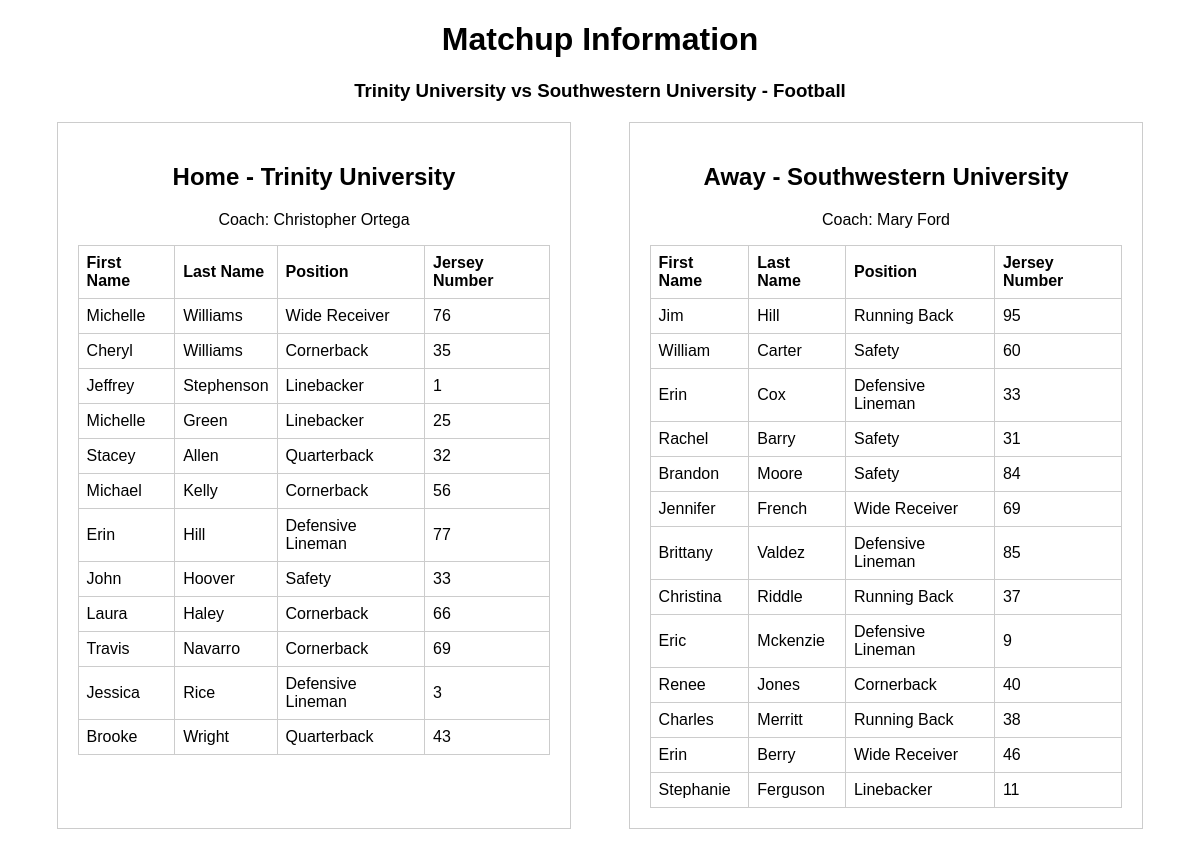
The app's page /team?team_id1=33&team_id2=25&game_id=9 with its own data.
### tables this page shows
CREATE TABLE SportingEvents (event_id INTEGER PRIMARY KEY, event_name TEXT, event_date DATE, event_location TEXT, home_team_id INTEGER, away_team_id INTEGER, sport_type TEXT);

CREATE TABLE Teams (team_id INTEGER PRIMARY KEY, team_name TEXT, team_location TEXT, team_logo_url TEXT, Sport text);

CREATE TABLE Coaches (coach_id INTEGER PRIMARY KEY, first_name TEXT, last_name TEXT, team_id INTEGER, FOREIGN KEY (team_id) REFERENCES Teams(team_id));

CREATE TABLE Players (player_id INTEGER PRIMARY KEY, first_name TEXT, last_name TEXT, team_id INTEGER, position TEXT, jersey_number INTEGER, FOREIGN KEY (team_id) REFERENCES Teams(team_id));

### app/views.py (the view)
@app.route("/team")
def team():
    team_id1 = request.args.get('team_id1')
    team_id2 = request.args.get('team_id2')
    game_id = request.args.get('game_id')
    print(game_id)
    game_info = cur.execute('''
        SELECT
            SE.event_id,
            SE.event_name,
            SE.event_location,
            STRFTIME('%m/%d/%Y at %H:%M', event_date),
            T1.team_name AS home_team_name,
            T2.team_name AS away_team_name,
            SE.sport_type,
            SE.home_team_id,
            SE.away_team_id
        FROM SportingEvents SE
        JOIN Teams T1 ON SE.home_team_id = T1.team_id
        JOIN Teams T2 ON SE.away_team_id = T2.team_id
        WHERE SE.event_id = ''' + game_id + ''';
    ''').fetchone()
    home_coach = cur.execute('''
        SELECT
            first_name,
            last_name
        FROM Coaches
        WHERE team_id = ''' + team_id1 + ''';
    ''').fetchone()
    away_coach = cur.execute('''
        SELECT
            first_name,
            last_name
        FROM Coaches
        WHERE team_id = ''' + team_id2 + ''';
    ''').fetchone()
    home_team = cur.execute('''
        SELECT
            first_name,
            last_name,
            position,
            jersey_number
        FROM Players
        WHERE team_id = ''' + team_id1 + ''';
    ''').fetchall()
    away_team = cur.execute('''
        SELECT
            first_name,
            last_name,
            position,
            jersey_number
        FROM Players
        WHERE team_id = ''' + team_id2 + ''';
    ''').fetchall()
    return render_template("team.html", home=home_team, away=away_team, game_info=game_info, home_coach=home_coach, away_coach=away_coach)

### app/templates/team.html (shortened to what this page needs)
<!DOCTYPE html>
<html lang="en">
<head>
</head>
<body>
    <h1>Matchup Information</h1>
    <h3>{{game_info[1]}}</h3>
    <div class="team-container">
        <div class="team-info" id="team1">
            <h2>Home - {{game_info[4]}}</h2>
            <div class="record" id="team1-record">
                <p> Coach: {{home_coach[0]}} {{home_coach[1]}}</p>
            </div>
            <table id="team1-roster">
                <tr>
                    <th>First Name</th>
                    <th>Last Name</th>
                    <th>Position</th>
                    <th>Jersey Number</th>
                </tr>
                {% for player in home %}
                <tr>
                    <td>{{ player[0] }}</td>
                    <td>{{ player[1] }}</td>
                    <td>{{ player[2] }}</td>
                    <td>{{ player[3] }}</td>
                </tr>
                {% endfor %}
            </table>
        </div>
        <div class="team-info" id="team2">
            <h2>Away - {{game_info[5]}}</h2>
            <div class="record" id="team2-record">
                <p> Coach: {{away_coach[0]}} {{away_coach[1]}}</p>
            </div>
            <table id="team2-roster">
                <tr>
                    <th>First Name</th>
                    <th>Last Name</th>
                    <th>Position</th>
                    <th>Jersey Number</th>
                </tr>
                {% for player in away %}
                <tr>
                    <td>{{ player[0] }}</td>
                    <td>{{ player[1] }}</td>
                    <td>{{ player[2] }}</td>
                    <td>{{ player[3] }}</td>
                </tr>
                {% endfor %}
            </table>
        </div>
    </div>
</body>
</html>

### app/templates/team.html (style rules this page uses)
body { text-align: center; font-family: Arial, sans-serif; }
.team-container { display: flex; justify-content: space-around; margin: 20px; }
.team-info { width: 45%; border: 1px solid #ccc; padding: 20px; box-sizing: border-box; }
.record { margin-top: 10px; }
table { width: 100%; border-collapse: collapse; margin-top: 10px; }
th, td { border: 1px solid #ccc; padding: 8px; text-align: left; }

### records on screen
SportingEvents: event_name "Trinity University vs Southwestern University - Football"
Teams: team_name "Trinity University"
Coaches: first_name "Christopher", last_name "Ortega"
Players: first_name "Michelle", last_name "Williams", position "Wide Receiver", jersey_number "76"
Players: first_name "Cheryl", last_name "Williams", position "Cornerback", jersey_number "35"
Players: first_name "Jeffrey", last_name "Stephenson", position "Linebacker", jersey_number "1"
Players: first_name "Michelle", last_name "Green", position "Linebacker", jersey_number "25"
Players: first_name "Stacey", last_name "Allen", position "Quarterback", jersey_number "32"
Players: first_name "Michael", last_name "Kelly", position "Cornerback", jersey_number "56"
Players: first_name "Erin", last_name "Hill", position "Defensive Lineman", jersey_number "77"
Players: first_name "John", last_name "Hoover", position "Safety", jersey_number "33"
Players: first_name "Laura", last_name "Haley", position "Cornerback", jersey_number "66"
Players: first_name "Travis", last_name "Navarro", position "Cornerback", jersey_number "69"
Players: first_name "Jessica", last_name "Rice", position "Defensive Lineman", jersey_number "3"
Players: first_name "Brooke", last_name "Wright", position "Quarterback", jersey_number "43"
Teams: team_name "Southwestern University"
Coaches: first_name "Mary", last_name "Ford"
Players: first_name "Jim", last_name "Hill", position "Running Back", jersey_number "95"
Players: first_name "William", last_name "Carter", position "Safety", jersey_number "60"
Players: first_name "Erin", last_name "Cox", position "Defensive Lineman", jersey_number "33"
Players: first_name "Rachel", last_name "Barry", position "Safety", jersey_number "31"
Players: first_name "Brandon", last_name "Moore", position "Safety", jersey_number "84"
Players: first_name "Jennifer", last_name "French", position "Wide Receiver", jersey_number "69"
Players: first_name "Brittany", last_name "Valdez", position "Defensive Lineman", jersey_number "85"
Players: first_name "Christina", last_name "Riddle", position "Running Back", jersey_number "37"
Players: first_name "Eric", last_name "Mckenzie", position "Defensive Lineman", jersey_number "9"
Players: first_name "Renee", last_name "Jones", position "Cornerback", jersey_number "40"
Players: first_name "Charles", last_name "Merritt", position "Running Back", jersey_number "38"
Players: first_name "Erin", last_name "Berry", position "Wide Receiver", jersey_number "46"
Players: first_name "Stephanie", last_name "Ferguson", position "Linebacker", jersey_number "11"
